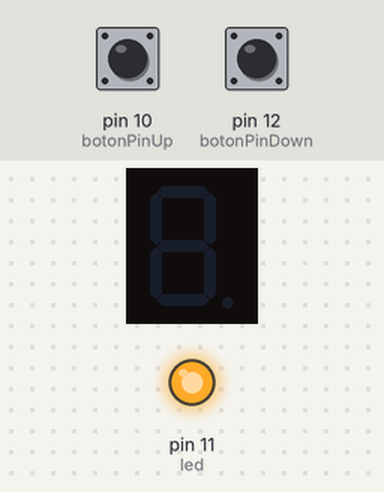
The sketch below on a simulated Arduino Uno, built with avr-gcc and run on an emulated ATmega328P. On the bench: 1-digit seven-segment display, output pins drawn as LEDs (lit = HIGH). Wiring (inferred from the names in the program): 1-digit 7-segment display, segments lit when HIGH: segments pin 2, pin 3, pin 4, pin 5, pin 6, pin 7, pin 8. The test bench sets the inputs (shaded band); at power-on: pin 10 (botonPinUp) LOW, pin 12 (botonPinDown) LOW. The segment pins are drawn as the display they are named for; pins used as bus, display or sensor lines are not drawn.

Above: at 1.2 s.
1.3 s: pin 10 (botonPinUp) pulled HIGH for 0.15 s
At 2.2 s:
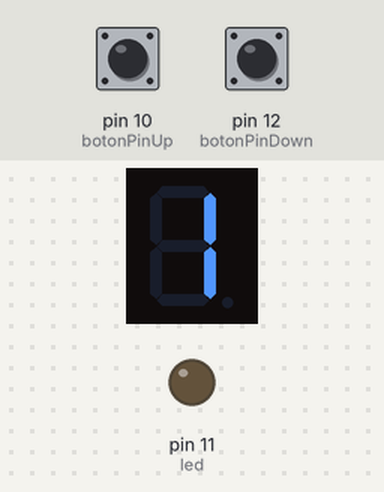
3.0 s: pin 12 (botonPinDown) pulled HIGH for 0.15 s
At 3.4 s:
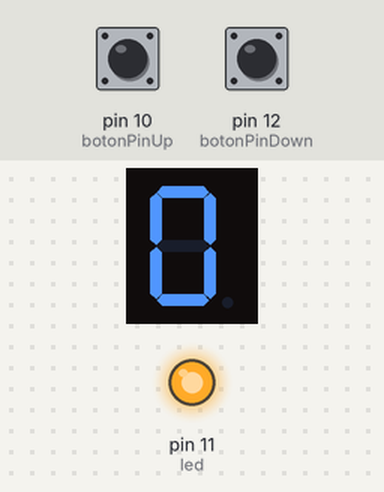
4.6 s: pin 12 (botonPinDown) pulled HIGH for 1 s
At 5.8 s:
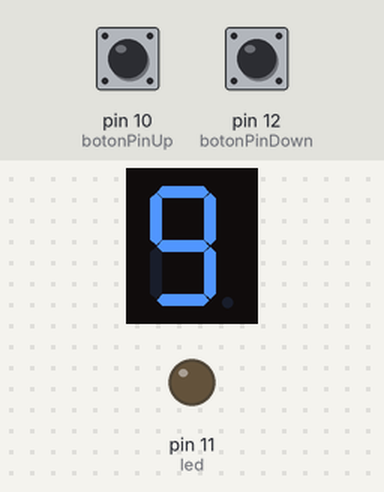
7.1 s: pin 12 (botonPinDown) pulled HIGH for 0.15 s
At 7.6 s:
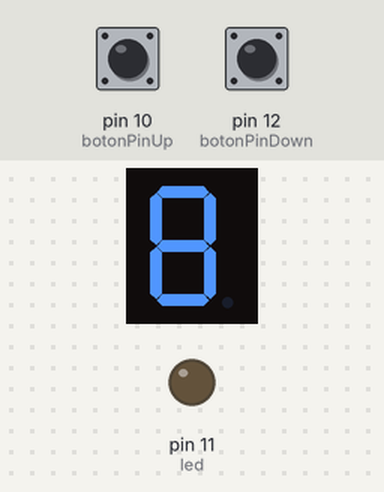
8.7 s: pin 12 (botonPinDown) pulled HIGH for 3.2 s
At 10.1 s:
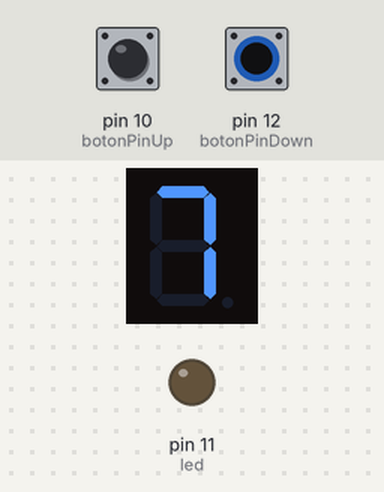
13.4 s: pin 12 (botonPinDown) pulled HIGH for 0.15 s
At 14.8 s:
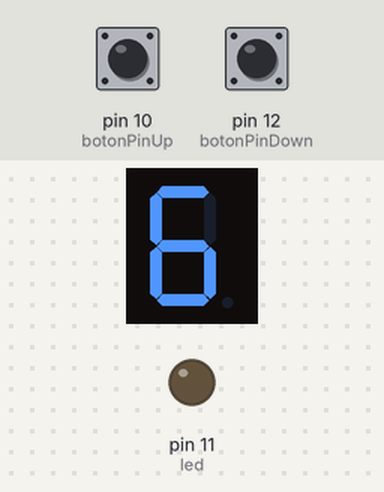
Timing chart, 0 to 16.0 s (numbered marks = the images above; inputs shaded):
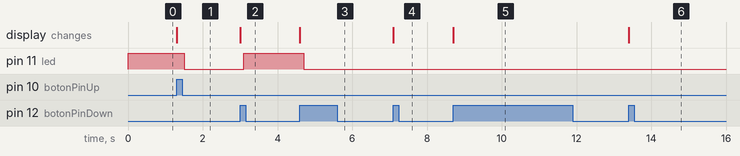

The sketch:

display1digito_7segmento_boton.ino
```cpp
//Código para probar el display de 1 dígito y 7 segmentos con botón

//Defino los pones de arduino conectados a cada segmento
int a = 2;
int b = 3;
int c = 4;
int d = 5;
int e = 6;
int f = 7;
int g = 8;
int dp = 9;

int botonPinUp = 10;
int botonPinDown = 12;

int led = 11;

//variables para contar y almacenr el estado del botón

int contador = 0;
int estadoBotonUp = 0;
int ultimoEstadoBotonUp = 0;

int estadoBotonDown= 0;
int ultimoEstadoBotonDown = 0;

//Defino la tabla de números para el display de cátodo común
//Un 1 encenderá el segmento(envía HIGH), un 0 lo apagará (envía LOW)

int num[10][7] = {
  {1,1,1,1,1,1,0}, //0
  {0,1,1,0,0,0,0}, //1
  {1,1,0,1,1,0,1}, //2
  {1,1,1,1,0,0,1}, //3
  {0,1,1,0,0,1,1}, //4
  {1,0,1,1,0,1,1}, //5
  {1,0,1,1,1,1,1}, //6
  {1,1,1,0,0,0,0}, //7
  {1,1,1,1,1,1,1}, //8
  {1,1,1,1,0,1,1}, //9
};

void setup() {
  // configurar los pines de segmentos como salidas
  pinMode(a, OUTPUT);
  pinMode(b, OUTPUT);
  pinMode(c, OUTPUT);
  pinMode(d, OUTPUT);
  pinMode(e, OUTPUT);
  pinMode(f, OUTPUT);
  pinMode(g, OUTPUT);

  pinMode(botonPinUp, INPUT);
  pinMode(botonPinDown, INPUT);
  pinMode(led, OUTPUT);

}

// creo la función que activa cada segmento
void mostrarNumero(int n) {
  digitalWrite(a, num[n][0]);
  digitalWrite(b, num[n][1]);
  digitalWrite(c, num[n][2]);
  digitalWrite(d, num[n][3]);
  digitalWrite(e, num[n][4]);
  digitalWrite(f, num[n][5]);
  digitalWrite(g, num[n][6]);
}

void loop() {
  //Lee el estado del botón
  estadoBotonUp = digitalRead(botonPinUp);
  estadoBotonDown = digitalRead(botonPinDown);

//Verifica si el botón se ha presionado
  if (estadoBotonUp == HIGH && ultimoEstadoBotonUp == LOW) {
    contador++;
    if (contador > 9) {
      contador = 0;
    }
    mostrarNumero(contador);
    delay(200);
  }

  if (estadoBotonDown == HIGH && ultimoEstadoBotonDown == LOW) {
    contador--;
    if (contador < 0) {
      contador = 9;
    }
    mostrarNumero(contador);
    delay(100);
  }

  if (contador == 0) {
    digitalWrite(led, HIGH);
  } else {
    digitalWrite(led, LOW);
  }


//Actualizar el estado anterior del botón
  ultimoEstadoBotonUp = estadoBotonUp;
  ultimoEstadoBotonDown = estadoBotonDown;
}
```

Measured:
- after the input at 1.3 s, pin 11 (led): HIGH → LOW after 0.20 s; the display: changes at once (image 1)
- after the input at 3.0 s, pin 11 (led): LOW → HIGH after 0.10 s; the display: changes at once (image 2)
- after the input at 4.6 s, pin 11 (led): HIGH → LOW after 0.10 s; the display: changes at once (image 3)
- after the input at 7.1 s, the display: changes at once (image 4)
- after the input at 8.7 s, the display: changes at once (image 5)
- after the input at 13.4 s, the display: changes at once (image 6)
